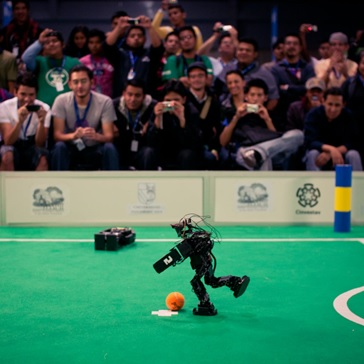
%> input picture code_ch3/orangeball_humanoid.jpg, 364 x 364 px
$ octave slide_59_simple_detection.m   (GNU Octave 9; MATLAB toolbox functions it lacks are replaced by stand-ins)
%> lines starting %> are read from the running program, lines starting %| are printed output that depends on the picture; in (x1, y1, x2, y2) boxes, pixels count from 0 and x2, y2 are one past the last pixel; in counts of white or black regions, pixels touching at a corner belong together; the program's own positions count from 1
% Demo simple object (ball) detection
%% Load the image
img = imread("orangeball_humanoid.jpg");
%> img is the input picture: size 364x364x3 uint8; mean R, G, B 60.3, 102, 82.5

% display img size
disp(size(img))
%|    364   364     3

imshow(img)

%% Convert image color-space from RGB to HSV
% decouping color information from brightness

img_hsv = rgb2hsv(img);
%> img_hsv: size 364x364x3 double; mean H, S, V 0.433, 0.614, 0.442

% hue-channel
img_h = img_hsv(:,:,1);
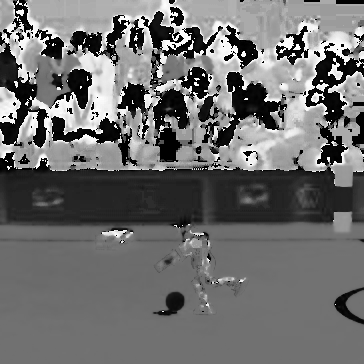
%> img_h: size 364x364 double; min 0, max 0.998, mean 0.433

% Visualize hue-channel image using heat-map
imagesc(img_h);
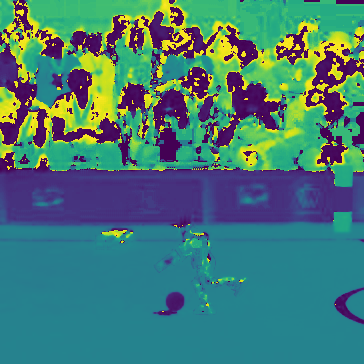
%> displayed picture: size 364x364x3, on the screen's scale of 0 to 255; mean R, G, B 68.7, 121.7, 117.2

%% reference Hue-color wheel

r = linspace(0,1,10);
theta = linspace(0, 2*pi, 360);
[rg, thg] = meshgrid(r,theta);
[x,y] = pol2cart(thg,rg);
pcolor(x,y,thg);
colormap(hsv);
shading flat;
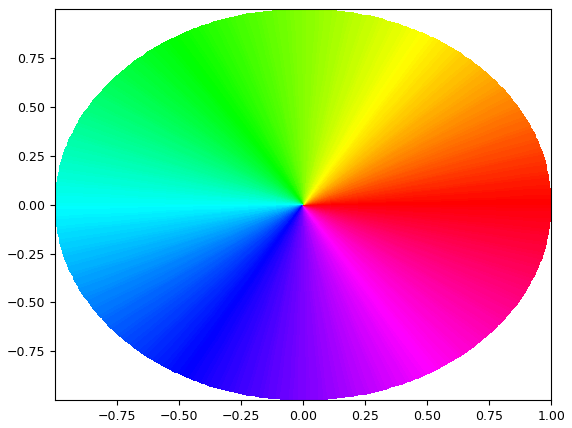
%> figure redrawn from the program's plot data
polaraxes
%> (this line was passed over: polaraxes is not available in this run)
%axis equal;

%% Threshold orange color

% create a binary mask
% a hue in a range of 0-0.1 or 0.9-0 is set to one, others go zeros
% theshold values

th_ornage_cw = 0.1;
th_orange_ccw = 0.9;


% blank image whose size equals img_hue
[img_height, img_width] = size(img_h);
%> img_height = 364; img_width = 364
orange_mask_v1 = zeros(size(img_h));
orange_mask_v2 = zeros(size(img_h));

% travel through all element in img_h and check the value in range
% set 1 if in range

% row,col indexing version
for i = 1:img_height
    for j = 1: img_width
        if img_h(i,j) < th_ornage_cw || img_h(i,j) > th_orange_ccw
            orange_mask_v1(i,j) = 1;
        end
    end
end
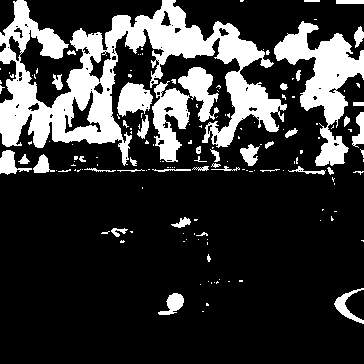
%> orange_mask_v1: size 364x364 double; values 0 (black) and 1 (white), 21.7% white; 156 white regions (113 under 20 px), largest, box (x1, y1, x2, y2) and area: (0, 0, 287, 166) 16306, (274, 21, 364, 166) 4808, (152, 81, 190, 162) 1703

figure();
imshow(orange_mask_v1);
title("orange mask v1");

% linear indexing version
for i = 1:numel(img_h)
    if img_h(i) < th_ornage_cw || img_h(i) > th_orange_ccw
        orange_mask_v2(i) = 1;
    end
end

figure();
imshow(orange_mask_v2);
title("orange mask v2");

%% orange threshold produce dirty masks
% A green mask for background selection

th_green_min = 0.1;
th_green_max = 0.9;

green_mask = zeros(img_height,img_width);

for i = 1:numel(img_h)
    if img_h(i) < th_green_max && img_h(i) > th_green_min
        green_mask(i) = 1;
    end
end
%> green_mask: size 364x364 double; values 0 (black) and 1 (white), 78.3% white; 156 black regions (113 under 20 px), largest, box (x1, y1, x2, y2) and area: (0, 0, 287, 166) 16344, (274, 21, 364, 166) 4814, (152, 81, 190, 162) 1703

figure();
imshow(green_mask);
title("green mask");

%% Pre-defined Mask as a prior knowledge (our demo image is not simple enough)
% row 230th and more are the green surface

pre_def_mask = zeros(size(img_h));
pre_def_mask(230:end,:) = 1;
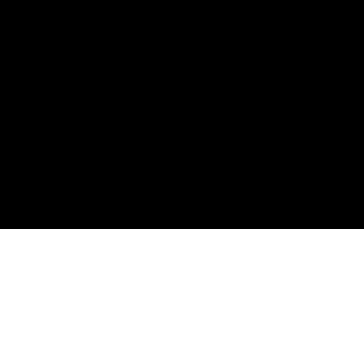
%> pre_def_mask: size 364x364 double; values 0 (black) and 1 (white), 37.1% white; 1 white region, box (x1, y1, x2, y2) and area: (0, 229, 364, 364) 49140

figure();
imshow(pre_def_mask);
title("pre defined mask");

%% Combine Mask for ROI

roi_mask = orange_mask_v2.*pre_def_mask;
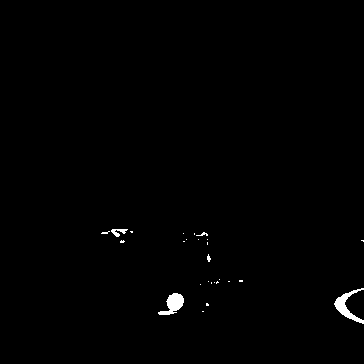
%> roi_mask: size 364x364 double; values 0 (black) and 1 (white), 0.63% white; 26 white regions (21 under 20 px), largest, box (x1, y1, x2, y2) and area: (334, 288, 364, 324) 342, (158, 293, 184, 315) 303, (111, 229, 128, 237) 71, (196, 232, 208, 236) 22, (207, 254, 211, 262) 20
figure();
imshow(roi_mask)

figure();
imshowpair(roi_mask,img)
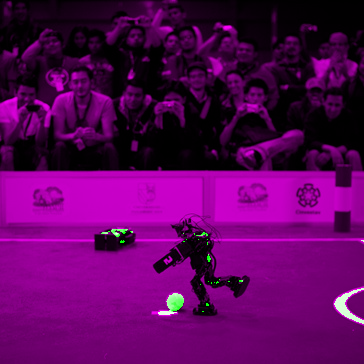
%> displayed picture: size 364x364x3, on the screen's scale of 0 to 255; mean R, G, B 90.5, 1.6, 90.5

$ run again, with code_ch3/mandrill.png saved as code_ch3/orangeball_humanoid.jpg
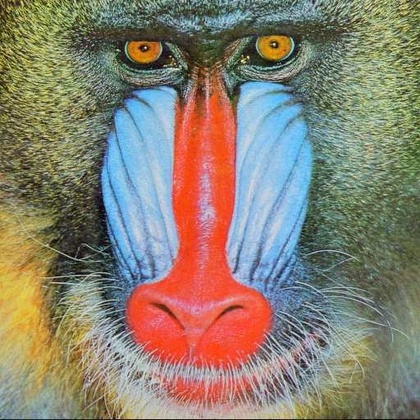
%> input picture code_ch3/mandrill.png, 420 x 420 px, shrunk from 512 x 512 before the run
%> img is the input picture: size 420x420x3 uint8; mean R, G, B 137.3, 128.9, 113.2
%|    420   420     3
%> img_hsv: size 420x420x3 double; mean H, S, V 0.313, 0.353, 0.615
%> after the loop `for i = 1:img_height`:
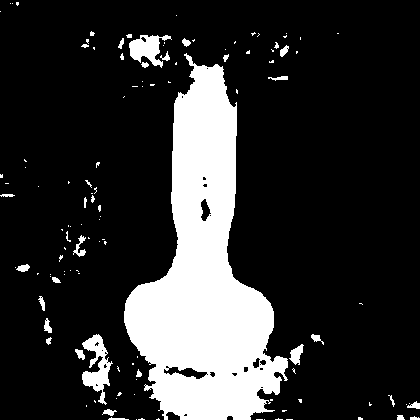
%> orange_mask_v1: size 420x420 double; values 0 (black) and 1 (white), 18.8% white; 122 white regions (89 under 20 px), largest, box (x1, y1, x2, y2) and area: (124, 53, 288, 420) 29537, (82, 334, 113, 405) 970, (129, 35, 172, 68) 713
%> pre_def_mask: size 420x420 double; values 0 (black) and 1 (white), 45.5% white; 1 white region, box (x1, y1, x2, y2) and area: (0, 229, 420, 420) 80220
%> roi_mask: size 420x420 double; values 0 (black) and 1 (white), 12.7% white; 60 white regions (41 under 20 px), largest, box (x1, y1, x2, y2) and area: (124, 229, 288, 420) 20313, (82, 334, 113, 405) 970, (289, 344, 304, 365) 171
%> `imshowpair(roi_mask,img)`:
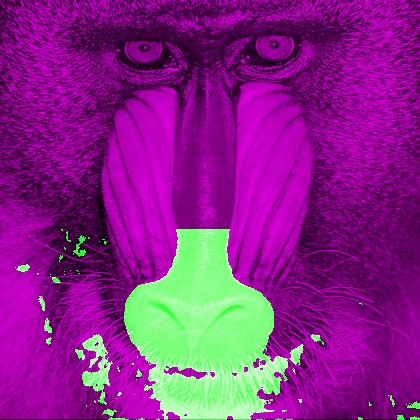
%> displayed picture: size 420x420x3, on the screen's scale of 0 to 255; mean R, G, B 135.5, 32.4, 135.5
